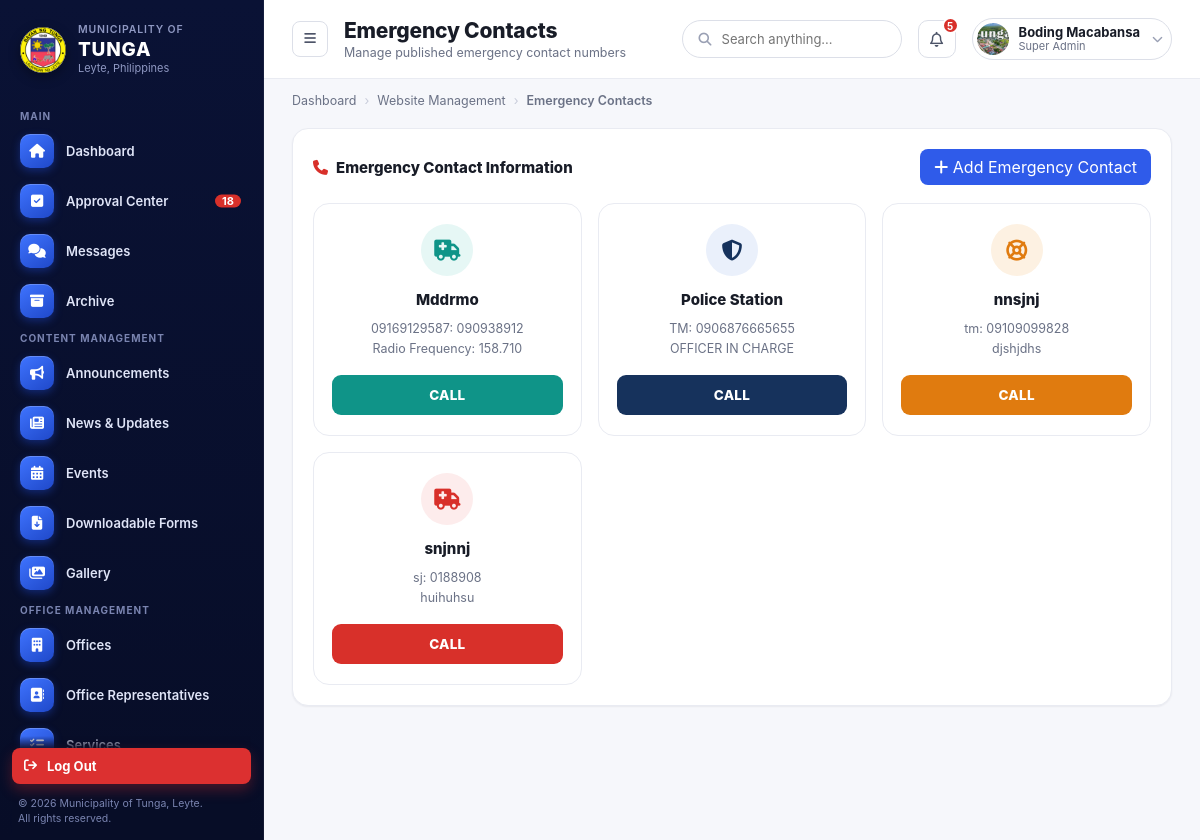
/super-admin/Admin-Emergency-Contact/ (signed in), run on the app's committed database.
### admin_dashboard/models.py (models this page shows, shortened)
class SuperAdmin(models.Model):
    user = models.OneToOneField(User, on_delete=models.CASCADE, related_name="super_admin")
    mobile_number = models.CharField(max_length=20, blank=True)
    photo = models.ImageField(upload_to="super_admin_photos/", blank=True, null=True)
    created_at = models.DateTimeField(auto_now_add=True)

class EmergencyContact(models.Model):
    CATEGORY_CHOICES = [
        ("Medical / Rescue", "Medical / Rescue"),
        ("Police", "Police"),
        ("Health", "Health"),
        ("Fire", "Fire"),
        ("General", "General"),
    ]
    ICON_CHOICES = [
        ("fa-truck-medical", "Ambulance"),
        ("fa-user-shield", "Shield"),
        ("fa-heart-pulse", "Heartbeat"),
        ("fa-fire", "Fire"),
        ("fa-hospital", "Hospital"),
        ("fa-life-ring", "Life Ring"),
        ("fa-shield-halved", "Shield Halved"),
        ("fa-house-fire", "House Fire"),
        ("fa-phone-volume", "Phone Volume"),
        ("fa-phone", "Phone"),
    ]
    COLOR_CHOICES = [
        ("red", "Red"),
        ("navy", "Navy"),
        ("teal", "Teal"),
        ("orange", "Orange"),
        ("purple", "Purple"),
        ("gray", "Gray"),
    ]
    name = models.CharField(max_length=150)
    category = models.CharField(max_length=30, choices=CATEGORY_CHOICES, default="General")
    icon = models.CharField(max_length=30, choices=ICON_CHOICES, default="fa-phone")
    color = models.CharField(max_length=20, choices=COLOR_CHOICES, default="gray")
    carrier_label = models.CharField(max_length=50, blank=True)
    phone_number = models.CharField(max_length=30)
    extra_detail = models.CharField(max_length=255, blank=True)
    order = models.PositiveIntegerField(default=0)
    class Meta:
        ordering = ["order", "id"]

### admin_dashboard/views.py (the view)
# urls.py: path('Admin-Emergency-Contact/', views.admin_emergency_contact, name='ad_emergency_contact'),
@super_admin_required
def admin_emergency_contact(request):
    contacts = EmergencyContact.objects.all()
    return render(request, "admin_dashboard/super-admin-emergency-contacts.html", {"contacts": contacts})

### admin_dashboard/context_processors.py (called while the page is built)
def site_contact_info(request):
    return {"site_contact": SiteContactInfo.get_solo()}

def is_super_admin(request):
    if not request.user.is_authenticated:
        return {"is_super_admin": False}
    return {"is_super_admin": SuperAdmin.objects.filter(user=request.user).exists()}

def ticker_announcements(request):
    from office_dashboard.models import Announcement
    announcements = list(
        Announcement.objects.filter(status='published').order_by('-date_posted', '-created_at')[:5]
    )
    return {"ticker_announcements": announcements}

def nav_offices(request):
    from django.urls import reverse
    from offices.models import Office
    offices_list = list(
        Office.objects
        .exclude(slug="lgu-super-admin")
        .filter(is_visible=True, representative__isnull=False, representative__user__is_active=True)
        .order_by("display_order", "name")
    )
    for o in offices_list:
        o.nav_url = reverse('offices:office_detail', args=[o.slug])
    return {"nav_offices": offices_list}

### admin_dashboard/models.py (called while the page is built)
    @classmethod
    def get_solo(cls):
        obj, _ = cls.objects.get_or_create(pk=1, defaults={
            'phone': '(053) 456 789',
            'phone_local': 'Local 100',
            'email': 'tunga@gmail.com',
            'email_secondary': 'info@tunga.gov.ph',
            'address': '2nd Floor, Municipal Hall, Tunga, Leyte',
            'facebook_name': 'Municipality of Tunga - Official',
            'office_hours': 'Monday – Friday, 8:00 AM – 5:00 PM',
        })
        return obj

### admin_dashboard/views.py (called while the page is built)
def super_admin_required(view_func):
    @wraps(view_func)
    @login_required
    def wrapper(request, *args, **kwargs):
        if not SuperAdmin.objects.filter(user=request.user).exists():
            messages.error(request, "You don't have access to the Super Admin dashboard.")
            return redirect("home")
        return view_func(request, *args, **kwargs)
    return wrapper

### office_dashboard/templatetags/message_tags.py (called while the page is built)
@register.simple_tag
def unread_messages(request):
    user = getattr(request, "user", None)
    if user is None or not user.is_authenticated:
        return 0
    if SuperAdmin.objects.filter(user=user).exists():
        return Message.objects.filter(sender=Message.SENDER_REP, read_at__isnull=True).count()
    rep = OfficeRepresentative.objects.filter(user=user).first()
    if rep is None:
        return 0
    return rep.chat_messages.filter(sender=Message.SENDER_ADMIN, read_at__isnull=True).count()

### templates/admin_dashboard/super-admin-emergency-contacts.html (shortened to what this page needs)
{% extends "super-admin-base.html" %}
{% load static %}
{% block body_page %}emergency-contacts{% endblock %}
{% block page_title %}Emergency Contacts{% endblock %}
{% block page_subtitle %}Manage published emergency contact numbers{% endblock %}
{% block breadcrumbs %}<span>Dashboard</span><span class="sep">›</span><span>Website Management</span><span class="sep">›</span><span class="current">Emergency Contacts</span>{% endblock %}
{% block content %}
<section class="emergency-panel">
  <div class="panel-header">
    <h2><i class="fa-solid fa-phone" style="color:var(--red-600);margin-right:8px;"></i>Emergency Contact Information</h2>
    <span class="ic" data-view-target="add-contact-modal" onclick="document.getElementById('add-contact-modal').classList.add('open')" style="background:var(--blue-600);color:#fff;padding:8px 14px;border-radius:8px;cursor:pointer;"><i class="fa-solid fa-plus"></i> Add Emergency Contact</span>
  </div>
  <div class="ec-grid">
    {% for c in contacts %}
    <div class="contact-card">
      <div class="cc-icon cc-icon-{{ c.color }}">
        <i class="fa-solid {{ c.icon }}"></i>
      </div>
      <div class="cc-title">{{ c.name }}</div>
      <div class="cc-detail">{{ c.carrier_label }}: {{ c.phone_number }}</div>
      {% if c.extra_detail %}<div class="cc-detail">{{ c.extra_detail }}</div>{% endif %}
      <a href="tel:{{ c.phone_number|cut:' ' }}" class="cc-call cc-call-{{ c.color }}" style="text-decoration:none;text-align:center;">CALL</a>
    </div>
    {% empty %}
    <p style="grid-column:1/-1;text-align:center;color:var(--gray-400);font-size:13px;padding:24px 0;">No emergency contacts yet. Click "Add Emergency Contact" to add one.</p>
    {% endfor %}
  </div>
</section>
{% endblock %}

### templates/super-admin-base.html (shortened to what this page needs)
{% load static message_tags %}
<!DOCTYPE html>
<html lang="en">
<head>
<link rel="stylesheet" href="{% static 'css/super_admin_style.css' %}">
<link rel="stylesheet" href="https://cdnjs.cloudflare.com/ajax/libs/font-awesome/6.5.1/css/all.min.css">
</head>
<body data-page="{% block body_page %}dashboard{% endblock %}" data-logout-url="{% url 'logout' %}" data-account-url="{% url 'admin_dashboard:admin_account' %}" data-changepass-url="{% url 'admin_dashboard:admin_change_pass' %}">
<div class="app-shell">
  <aside class="sidebar sidebar--sa" id="sidebar">
    <div class="sidebar-brand">
      <img src="{% static 'images/tunga_leyte_logo.png' %}" alt="Municipality of Tunga" class="sidebar-logo">
      <div class="sidebar-brand-text">
        <div class="muni">Municipality of</div>
        <div class="name">TUNGA</div>
        <div class="place">Leyte, Philippines</div>
      </div>
    </div>
    <ul>
      <li class="nav-section-title">Main</li>
      {% url 'admin_dashboard:admin_dash' as dash_url %}
      <li class="nav-item{% if request.path == dash_url %} active{% endif %}"><a href="{{ dash_url }}" style="display:flex;align-items:center;gap:11px;width:100%;color:inherit;"><span class="glyph"><i class="fa-solid fa-house"></i></span> Dashboard</a></li>
      {% url 'admin_dashboard:approval_center' as approval_url %}
      <li class="nav-item{% if request.path == approval_url %} active{% endif %}"><a href="{{ approval_url }}" style="display:flex;align-items:center;gap:11px;width:100%;color:inherit;"><span class="glyph"><i class="fa-solid fa-square-check"></i></span> Approval Center</a> <span class="badge">18</span></li>
      {% url 'admin_dashboard:ad_messages' as messages_url %}
      {% unread_messages request as msg_unread %}
      <li class="nav-item"><a href="{{ messages_url }}" style="display:flex;align-items:center;gap:11px;width:100%;color:inherit;"><span class="glyph"><i class="fa-solid fa-comments"></i></span> Messages</a></li>
      {% url 'admin_dashboard:ad_archive' as archive_url %}
      <li class="nav-item{% if request.path == archive_url %} active{% endif %}"><a href="{{ archive_url }}" style="display:flex;align-items:center;gap:11px;width:100%;color:inherit;"><span class="glyph"><i class="fa-solid fa-box-archive"></i></span> Archive</a></li>
    </ul>
    <ul>
      <li class="nav-section-title">Content Management</li>
      {% url 'admin_dashboard:ad_announcement' as announce_url %}
      <li class="nav-item{% if request.path == announce_url %} active{% endif %}"><a href="{{ announce_url }}" style="display:flex;align-items:center;gap:11px;width:100%;color:inherit;"><span class="glyph"><i class="fa-solid fa-bullhorn"></i></span> Announcements</a></li>
      {% url 'admin_dashboard:ad_news_update' as news_url %}
      <li class="nav-item{% if request.path == news_url %} active{% endif %}"><a href="{{ news_url }}" style="display:flex;align-items:center;gap:11px;width:100%;color:inherit;"><span class="glyph"><i class="fa-solid fa-newspaper"></i></span> News &amp; Updates</a></li>
      {% url 'admin_dashboard:ad_events' as events_url %}
      <li class="nav-item{% if request.path == events_url %} active{% endif %}"><a href="{{ events_url }}" style="display:flex;align-items:center;gap:11px;width:100%;color:inherit;"><span class="glyph"><i class="fa-solid fa-calendar-days"></i></span> Events</a></li>
      {% url 'admin_dashboard:ad_forms' as forms_url %}
      <li class="nav-item{% if request.path == forms_url %} active{% endif %}"><a href="{{ forms_url }}" style="display:flex;align-items:center;gap:11px;width:100%;color:inherit;"><span class="glyph"><i class="fa-solid fa-file-arrow-down"></i></span> Downloadable Forms</a></li>
      {% url 'admin_dashboard:ad_gallery' as gallery_url %}
      <li class="nav-item{% if request.path == gallery_url %} active{% endif %}"><a href="{{ gallery_url }}" style="display:flex;align-items:center;gap:11px;width:100%;color:inherit;"><span class="glyph"><i class="fa-solid fa-images"></i></span> Gallery</a></li>
    </ul>
    <ul>
      <li class="nav-section-title">Office Management</li>
      {% url 'admin_dashboard:ad_offices' as offices_url %}
      <li class="nav-item{% if request.path == offices_url %} active{% endif %}"><a href="{{ offices_url }}" style="display:flex;align-items:center;gap:11px;width:100%;color:inherit;"><span class="glyph"><i class="fa-solid fa-building"></i></span> Offices</a></li>
      {% url 'admin_dashboard:ad_office_rep' as office_rep_url %}
      <li class="nav-item{% if request.path == office_rep_url %} active{% endif %}"><a href="{{ office_rep_url }}" style="display:flex;align-items:center;gap:11px;width:100%;color:inherit;"><span class="glyph"><i class="fa-solid fa-address-book"></i></span> Office Representatives</a></li>
      {% url 'admin_dashboard:ad_services' as services_url %}
      <li class="nav-item{% if request.path == services_url %} active{% endif %}"><a href="{{ services_url }}" style="display:flex;align-items:center;gap:11px;width:100%;color:inherit;"><span class="glyph"><i class="fa-solid fa-list-check"></i></span> Services</a></li>
    </ul>
    <ul>
      <li class="nav-section-title">User Management</li>
      {% url 'admin_dashboard:ad_users' as users_url %}
      <li class="nav-item{% if request.path == users_url %} active{% endif %}"><a href="{{ users_url }}" style="display:flex;align-items:center;gap:11px;width:100%;color:inherit;"><span class="glyph"><i class="fa-solid fa-users"></i></span> Users</a></li>
      {% url 'admin_dashboard:ad_roles' as roles_url %}
    </ul>
      {% url 'admin_dashboard:ad_homepage' as homepage_url %}
      {% url 'admin_dashboard:ad_about_page' as about_page_url %}
      {% url 'admin_dashboard:ad_map' as map_url %}
      {% url 'admin_dashboard:ad_emergency_contact' as emergency_url %}
      {% url 'admin_dashboard:ad_web_setting' as websettings_url %}
      {% url 'admin_dashboard:admin_account' as admin_account_url %}
      {% url 'admin_dashboard:admin_change_pass' as admin_changepass_url %}
      {% url 'admin_dashboard:ad_analytics' as analytics_url %}
      {% url 'admin_dashboard:ad_activity_log' as activitylog_url %}
      {% url 'admin_dashboard:ad_system_settings' as systemsettings_url %}
    <div class="sidebar-footer">
      <a href="{% url 'logout' %}" class="sidebar-logout" style="color:inherit;text-decoration:none;"><i class="fa-solid fa-arrow-right-from-bracket"></i> Log Out</a>
      <div class="sidebar-copy">&copy; 2026 Municipality of Tunga, Leyte.<br>All rights reserved.</div>
    </div>
  </aside>
  <div class="main">
    <header class="topbar">
      <div class="topbar-left">
        <button class="menu-btn" onclick="document.getElementById('sidebar').classList.toggle('open')"><i class="fa-solid fa-bars"></i></button>
        <div class="page-heading">
          <h1>{% block page_title %}Dashboard{% endblock %}</h1>
          <p>{% block page_subtitle %}Overview of municipal office activity{% endblock %}</p>
        </div>
      </div>
      <div class="topbar-right">
        <label class="field search" id="topbarSearchField" style="display:flex;align-items:center;gap:8px;width:220px;border-radius:999px;padding:9px 16px;color:var(--gray-400);"><i class="fa-solid fa-magnifying-glass"></i><input type="text" placeholder="Search anything..." style="border:0;outline:0;flex:1;font:inherit;background:transparent;color:var(--gray-800);"></label>
        <button class="icon-button"><i class="fa-regular fa-bell"></i><span class="dot">5</span></button>
        <div class="user-chip">
          <img src="{% if request.user.super_admin.photo %}{{ request.user.super_admin.photo.url }}{% else %}{% static 'images/icon/profile_logo.jpeg' %}{% endif %}" alt="">
          <div class="who"><div class="name">{{ request.user.get_full_name|default:request.user.username }}</div><div class="role">Super Admin</div></div>
          <i class="fa-solid fa-chevron-down chev"></i>
        </div>
      </div>
    </header>
    <nav class="breadcrumbs">
      {% block breadcrumbs %}<span class="current">Dashboard</span>{% endblock %}
    </nav>
    <main class="content">
      {% block content %}{% endblock %}
    </main>
  </div>
</div>
</body>
</html>

### data on the page
EmergencyContact: name "Mddrmo", carrier_label "09169129587", phone_number "090938912", extra_detail "Radio Frequency: 158.710"
EmergencyContact: name "Police Station", carrier_label "TM", phone_number "0906876665655", extra_detail "OFFICER IN CHARGE"
EmergencyContact: name "nnsjnj", carrier_label "tm", phone_number "09109099828", extra_detail "djshjdhs"
EmergencyContact: name "snjnnj", carrier_label "sj", phone_number "0188908", extra_detail "huihuhsu"

### other printed values
{{ request.user.get_full_name|default:request.user.username }} "Boding Macabansa"
